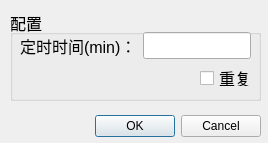
<?xml version="1.0" encoding="UTF-8"?>
<ui version="4.0">
 <class>ReminderDlg</class>
 <widget class="QDialog" name="ReminderDlg">
  <property name="geometry">
   <rect>
    <x>0</x>
    <y>0</y>
    <width>268</width>
    <height>143</height>
   </rect>
  </property>
  <property name="windowTitle">
   <string>定时设置</string>
  </property>
  <widget class="QDialogButtonBox" name="buttonBox">
   <property name="geometry">
    <rect>
     <x>70</x>
     <y>110</y>
     <width>191</width>
     <height>32</height>
    </rect>
   </property>
   <property name="orientation">
    <enum>Qt::Horizontal</enum>
   </property>
   <property name="standardButtons">
    <set>QDialogButtonBox::Cancel|QDialogButtonBox::Ok</set>
   </property>
  </widget>
  <widget class="QGroupBox" name="reminderBox">
   <property name="geometry">
    <rect>
     <x>10</x>
     <y>10</y>
     <width>251</width>
     <height>91</height>
    </rect>
   </property>
   <property name="font">
    <font>
     <pointsize>12</pointsize>
    </font>
   </property>
   <property name="title">
    <string>配置</string>
   </property>
   <widget class="QCheckBox" name="reptCheckBox">
    <property name="geometry">
     <rect>
      <x>190</x>
      <y>60</y>
      <width>51</width>
      <height>16</height>
     </rect>
    </property>
    <property name="text">
     <string>重复</string>
    </property>
   </widget>
   <widget class="QWidget" name="">
    <property name="geometry">
     <rect>
      <x>10</x>
      <y>20</y>
      <width>231</width>
      <height>31</height>
     </rect>
    </property>
    <layout class="QHBoxLayout" name="horizontalLayout">
     <item>
      <widget class="QLabel" name="label">
       <property name="text">
        <string>定时时间(min)：</string>
       </property>
      </widget>
     </item>
     <item>
      <widget class="QLineEdit" name="timeLineEdit"/>
     </item>
    </layout>
   </widget>
  </widget>
 </widget>
 <resources/>
 <connections>
  <connection>
   <sender>buttonBox</sender>
   <signal>accepted()</signal>
   <receiver>ReminderDlg</receiver>
   <slot>accept()</slot>
   <hints>
    <hint type="sourcelabel">
     <x>248</x>
     <y>254</y>
    </hint>
    <hint type="destinationlabel">
     <x>157</x>
     <y>274</y>
    </hint>
   </hints>
  </connection>
  <connection>
   <sender>buttonBox</sender>
   <signal>rejected()</signal>
   <receiver>ReminderDlg</receiver>
   <slot>reject()</slot>
   <hints>
    <hint type="sourcelabel">
     <x>316</x>
     <y>260</y>
    </hint>
    <hint type="destinationlabel">
     <x>286</x>
     <y>274</y>
    </hint>
   </hints>
  </connection>
 </connections>
</ui>
